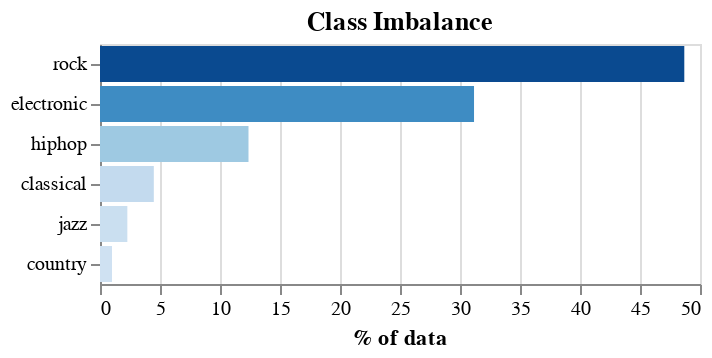

This figure's notebook cell:
### Code cell
#visualize class imbalance (% of data by genre in scope)
class_dis = pd.DataFrame(data_df['label'].value_counts(normalize=True) *
                         100).reset_index()

alt.Chart(class_dis).mark_bar().encode(
    x=alt.X('label:Q', title='% of data'),
    y=alt.Y('index:N', sort='-x', title=None),
    color=alt.Color('label:Q',
                    legend=None)).properties(title='Class Imbalance')

### Figure 1 — Vega specification as saved in the notebook (floating-point values rounded to 4 significant figures)
{"$schema": "https://vega.github.io/schema/vega/v5.json", "data": [{"name": "source_0"}, {"name": "data_0", "values": [{"index": "rock", "label": 48.69, "label_end": 48.69, "label_start": 0.0}, {"index": "electronic", "label": 31.17, "label_end": 31.17, "label_start": 0.0}, {"index": "hiphop", "label": 12.37, "label_end": 12.37, "label_start": 0.0}, {"index": "classical", "label": 4.484, "label_end": 4.484, "label_start": 0.0}, {"index": "jazz", "label": 2.279, "label_end": 2.279, "label_start": 0.0}, {"index": "country", "label": 1.002, "label_end": 1.002, "label_start": 0.0}]}, {"name": "source_0_y_domain_index", "values": [{"index": "rock", "sort_field": 48.69}, {"index": "electronic", "sort_field": 31.17}, {"index": "hiphop", "sort_field": 12.37}, {"index": "classical", "sort_field": 4.484}, {"index": "jazz", "sort_field": 2.279}, {"index": "country", "sort_field": 1.002}]}, {"name": "data_0_color_domain_label", "values": [{"min": 1.002, "max": 48.69}]}], "signals": [{"name": "y_step", "value": 20}, {"name": "height", "update": "bandspace(domain('y').length, 0.1, 0.05) * y_step"}], "marks": [{"type": "rect", "name": "marks", "from": {"data": "data_0"}, "encode": {"update": {"x2": {"field": "label_start", "scale": "x"}, "y": {"field": "index", "scale": "y"}, "height": {"signal": "max(0.25, bandwidth('y'))"}, "fill": {"field": "label", "scale": "color"}, "x": {"field": "label_end", "scale": "x"}}}, "style": ["bar"]}], "scales": [{"name": "x", "type": "linear", "domain": {"data": "data_0", "fields": ["label_start", "label_end"]}, "range": [0, {"signal": "width"}], "zero": true, "nice": true}, {"name": "y", "type": "band", "domain": {"data": "source_0_y_domain_index", "field": "index", "sort": {"op": "max", "field": "sort_field", "order": "descending"}}, "range": {"step": {"signal": "y_step"}}, "paddingOuter": 0.05, "paddingInner": 0.1}, {"name": "color", "type": "linear", "domain": [{"signal": "(data(\"data_0_color_domain_label\")[0] || {}).min"}, {"signal": "(data(\"data_0_color_domain_label\")[0] || {}).max"}], "range": "ramp", "zero": false, "interpolate": "hcl"}], "axes": [{"scale": "x", "gridScale": "y", "domain": false, "tickCount": {"signal": "ceil(width/40)"}, "labels": false, "aria": false, "minExtent": 0, "ticks": false, "zindex": 0, "orient": "bottom", "grid": true, "maxExtent": 0}, {"scale": "x", "labelOverlap": true, "zindex": 0, "title": "% of data", "tickCount": {"signal": "ceil(width/40)"}, "orient": "bottom", "grid": false, "labelFlush": true}, {"scale": "y", "zindex": 0, "orient": "left", "grid": false}], "title": {"text": "Class Imbalance", "frame": "group"}, "width": 300, "style": "cell", "padding": 5, "background": "white"}
